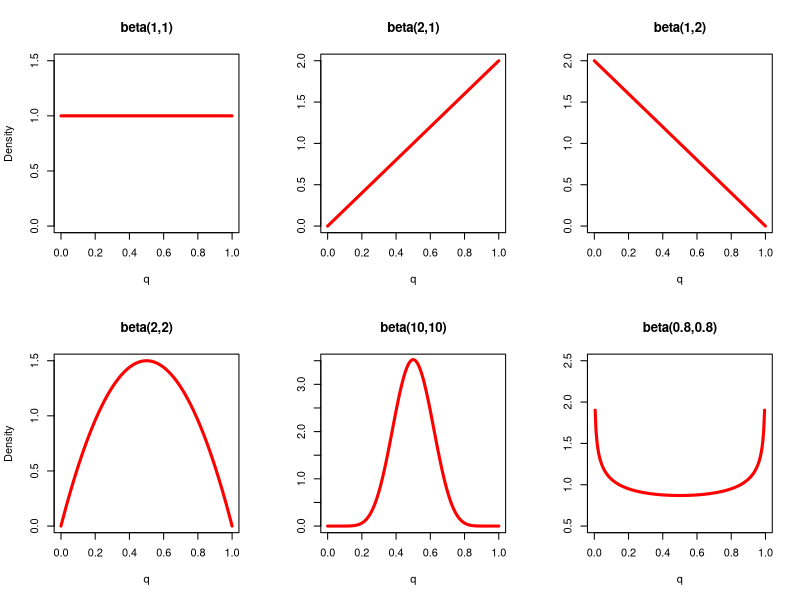
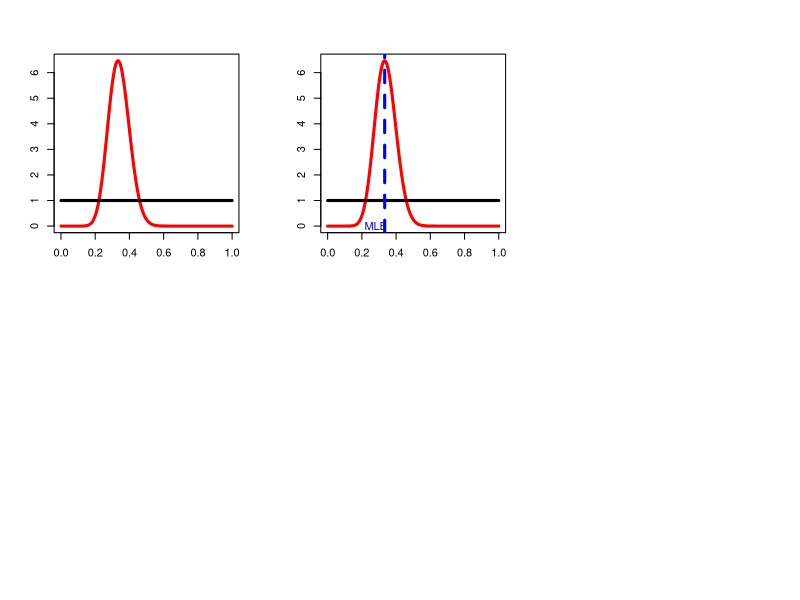

The R script that drew these images, in order: (Note: this script raises an error after producing the figures.)
## ---- chunk 1
knitr::opts_chunk$set(cache = FALSE, 
                      echo = TRUE, 
                      message = FALSE, 
                      warning = FALSE,
                      fig.height=6, 
                      fig.width = 1.777777*6,
                      tidy = FALSE, 
                      comment = NA, 
                      highlight = TRUE, 
                      prompt = FALSE, 
                      crop = TRUE,
                      comment = "#>",
                      collapse = TRUE)
knitr::opts_knit$set(width = 60)
library(tidyverse)
library(reshape2)
theme_set(theme_light(base_size = 16))
make_latex_decorator <- function(output, otherwise) {
  function() {
      if (knitr:::is_latex_output()) output else otherwise
  }
}
insert_pause <- make_latex_decorator(". . .", "\n")
insert_slide_break <- make_latex_decorator("----", "\n")
insert_inc_bullet <- make_latex_decorator("> *", "*")
insert_html_math <- make_latex_decorator("", "$$")
## ---- chunk 2
x <- seq(0, 1, length=200)
par(mfrow = c(2,3))
# distribution a posteriori beta
plot(x,dbeta(x, 1, 1),type='l',xlab='q',ylab='Density',main='beta(1,1)',lwd=3,col='red',ylim=c(0,1.5))
plot(x,dbeta(x, 2, 1),type='l',xlab='q',ylab='',main='beta(2,1)',lwd=3,col='red',ylim=c(0,2))
plot(x,dbeta(x, 1, 2),type='l',xlab='q',ylab='',main='beta(1,2)',lwd=3,col='red',ylim=c(0,2))
plot(x,dbeta(x, 2, 2),type='l',xlab='q',ylab='Density',main='beta(2,2)',lwd=3,col='red',ylim=c(0,1.5))
plot(x,dbeta(x, 10, 10),type='l',xlab='q',ylab='',main='beta(10,10)',lwd=3,col='red',ylim=c(0,3.5))
plot(x,dbeta(x, 0.8, 0.8),type='l',xlab='q',ylab='',main='beta(0.8,0.8)',lwd=3,col='red',ylim=c(0.5,2.5))
## ---- chunk 3
x <- seq(0, 1, length=200)
# distribution a posteriori beta
plot(x,dbeta(x, 20,39),type='l',xlab='',ylab='',main='',lwd=3,col='red')
# distribution a priori uniforme
points(x,dbeta(x, 1, 1),type='l',lwd=3)
## ---- chunk 4
x <- seq(0, 1, length=200)
# distribution a posteriori beta
plot(x,dbeta(x, 20,39),type='l',xlab='',ylab='',main='',lwd=3,col='red')
# distribution a priori uniforme
points(x,dbeta(x, 1, 1),type='l',lwd=3)
abline(v = 19/57, lwd = 3, lty = 2, col = 'blue')
text(x = 0.28, y = 0, 'MLE', col = 'blue')
## ---- chunk 5
knitr::include_graphics('img/kerykellner.jpg')
## ---- chunk 6
knitr::include_graphics('img/gelmanhill.png')
## ---- chunk 7
knitr::include_graphics('img/mcelreath.png')
